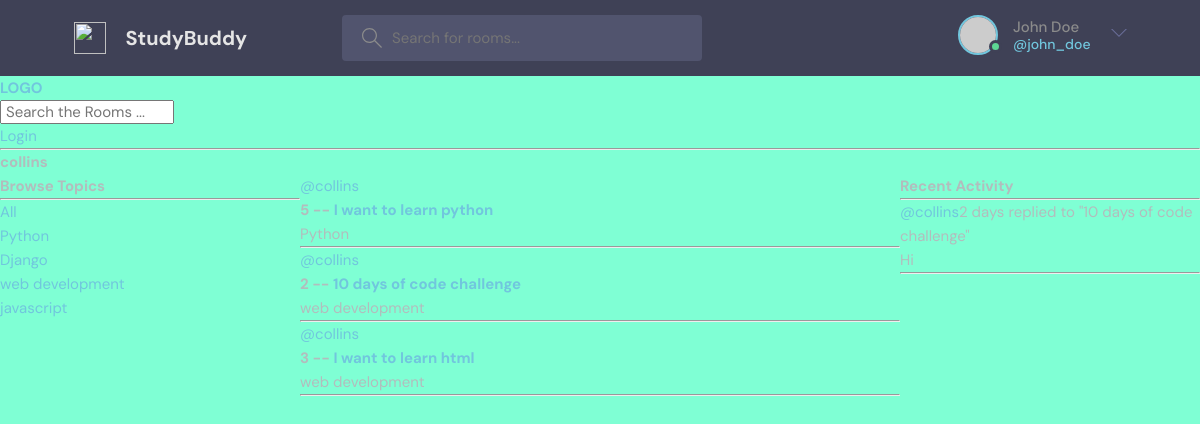
The page /profile/1 on the database as committed earlier.
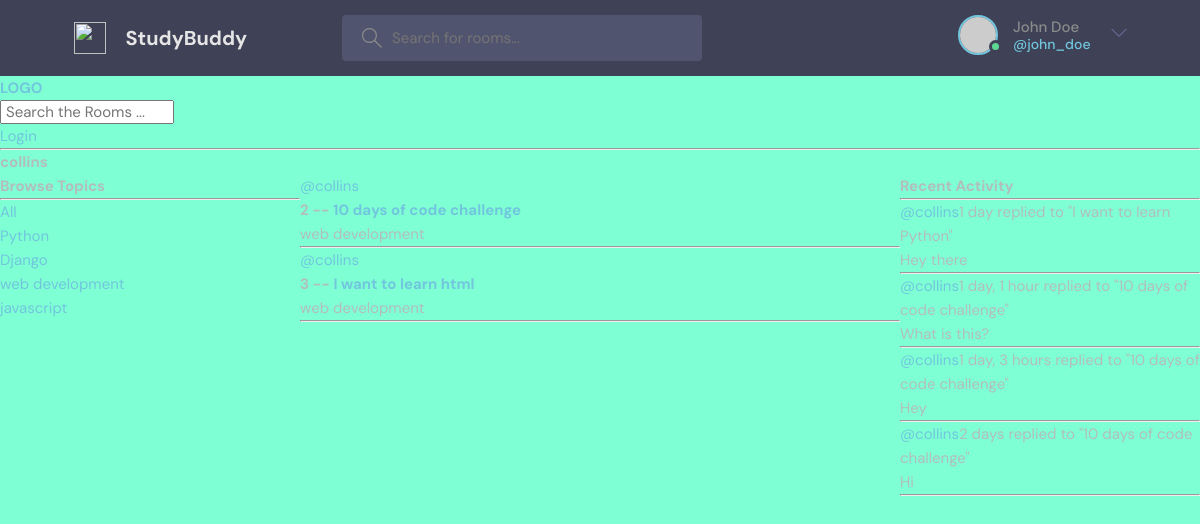
The same page on the database as committed later.
### base/models.py (models this page shows, shortened)
class Topic(models.Model):
    name=models.CharField(max_length=200)

class Room(models.Model):
    host=models.ForeignKey(User,on_delete=models.SET_NULL,null=True)
    topic=models.ForeignKey(Topic, on_delete=models.SET_NULL, null=True)
    name= models.CharField(max_length=200)
    description=models.TextField(null=True, blank=True)
    participants=models.ManyToManyField(User,related_name='participants',blank=True)
    updated= models.DateTimeField(auto_now=True)
    created=models.DateTimeField(auto_now_add=True)
    class Meta:
        ordering=['-updated','-created']
    def __str__(self):
        return self.name

class Message(models.Model):
    user=models.ForeignKey(User,on_delete=models.CASCADE)
    room=models.ForeignKey(Room, on_delete=models.CASCADE)
    body=models.TextField()
    updated=models.DateTimeField(auto_now=True)
    created=models.DateTimeField(auto_now_add=True)
    class Meta:
        ordering=['-updated','-created']
    def __str__(self):
        return self.body[0:50]

### base/views.py (the view)
# urls.py: path('profile/<str:pk>', views.userProfile, name='user-profile'),
def userProfile(request,pk):
    user=User.objects.get(id=pk)
    room_messages=user.message_set.all()
    rooms=user.room_set.all()
    topics= Topic.objects.all()
    context={'user':user, 'rooms': rooms,'room_messages':room_messages,'topics':topics}
    return render(request, 'base/profile.html', context)

### base/templates/base/profile.html (shortened to what this page needs)
{% extends 'main.html' %}
{% block content %}
<h1>{{user.username}}</h1>
<div class="profile-container">
    <div>
        {% include 'base/topics_component.html' %}
    </div>
    <div>
        {% include 'base/feed_component.html' %}
    </div>
    <div>
        {% include 'base/activity_component.html' %}
    </div>
</div>
{% endblock content%}

### templates/main.html (shortened to what this page needs)
<!DOCTYPE html>
{% load static %}
<html lang="en">
  <head>
    <link rel="stylesheet" href="{% static 'styles/style.css' %}" />
  </head>
  <body>
    <header class="header header--loggedIn">
      <div class="container">
        <a href="/" class="header__logo">
          <img src="assets/logo.svg" />
          <h1>StudyBuddy</h1>
        </a>
        <form class="header__search">
          <label>
            <input placeholder="Search for rooms..." />
          </label>
        </form>
        <nav class="header__menu">
          <div class="header__user">
            <a href="profile.html">
              <div class="avatar avatar--medium active">
                <img src="https://randomuser.me/api/portraits/men/37.jpg" />
              </div>
              <p>John Doe <span>@john_doe</span></p>
            </a>
            <button class="dropdown-button">
              <svg version="1.1" xmlns="http://www.w3.org/2000/svg" width="32" height="32" viewBox="0 0 32 32">
                <title>chevron-down</title>
                <path d="M16 21l-13-13h-3l16 16 16-16h-3l-13 13z"></path>
              </svg>
            </button>
          </div>
        </nav>
      </div>
    </header>
  </body>
</html>
<!DOCTYPE html>
{% load static %}
<html>
<head>
    <link rel="stylesheet" type="text/css" media="screen" href="{% static 'styles/main.css' %}">
</head>
<body>
    {% include 'navbar.html' %}
    {% block content %}
    {% endblock %}
</body>
</html>

### templates/navbar.html
<a href="/">
	<h1>LOGO</h1>
</a>
 <form method="GET" action="{% url 'home' %}">
	<input type="text" name="q" placeholder=" Search the Rooms ..."/>
 </form>
{% if request.user.is_authenticated %}
<p>Hello {{request.user}}</p>
<a href="{% url 'logout' %}">Logout</a>
{% else %}
<a href="{% url 'login' %}">Login</a>
{% endif %}
<hr>

### base/templates/base/topics_component.html
<h3>Browse Topics</h3>
<hr>
<div>
  <div>
    <a href="{% url 'home' %}?q={{topic.name}}">All</a>
  </div>
</div>
{% for topic in topics %}
<div>
  <a href="{% url 'home' %}?q={{topic.name}}">{{topic.name}}</a>
</div>
{% endfor %}

### base/templates/base/feed_component.html (shortened to what this page needs)
<div>
    {% for room in rooms %}
    <div>
      <a href="{% url 'user-profile' room.host.id %}">@{{room.host.username}}</a>
      <h5>{{ room.id }} -- <a href="{% url 'room' room.id %}">{{ room.name }}</a></h5>
      <small>{{room.topic.name}}</small>
      <hr>
    </div>
    {% endfor %}
  </div>

### base/templates/base/activity_component.html (shortened to what this page needs)
<h3>Recent Activity</h3>
    <hr>
    {% for message in room_messages %}
    <div>
     <small><a href="{% url 'user-profile' message.user.id %}">@{{ message.user }}</a>{{ message.created|timesince }}</small>
     <small>replied to "{{message.room}}"</small>
     <p>{{message}}</p>
    <hr>
    </div>
    {% endfor %}

### static/styles/style.css (style rules this page uses)
:root { --color-main: #71c6dd; --color-main-light: #e1f6fb; --color-dark: #3f4156; --color-dark-medium: #51546e; --color-dark-light: #696d97; --color-light: #e5e5e5; --color-gray: #8b8b8b; --color-light-gray: #b2bdbd; --color-bg: #2d2d39; --color-success: #5dd693; --color-error: #fc4b0b; }
* { font-family: "DM Sans", -apple-system, BlinkMacSystemFont, "Segoe UI", Roboto, Oxygen, Ubuntu, Cantarell, "Open Sans", "Helvetica Neue", sans-serif; margin: 0; padding: 0; box-sizing: border-box; text-rendering: optimizeLegibility; font-size: inherit; }
html { font-size: 56.25%; }
@media only screen and (min-width: 1200px) { html { font-size: 62.5%; } }
body { line-height: 1.6; font-weight: 400; font-size: 1.5rem; color: var(--color-light-gray); background-color: var(--color-bg); min-height: 100vh; }
img { width: 100%; }
a { display: inline-block; color: var(--color-main); text-decoration: none; }
.container { max-width: 120rem; width: 90%; margin: auto; }
.avatar { position: relative; display: inline-block; border-radius: 50%; border: 2px solid var(--color-main); }
.avatar img { display: block; border-radius: 50%; object-fit: cover; object-position: center; }
.avatar::after { content: ""; display: block; position: absolute; background-color: var(--color-gray); z-index: 111; border-radius: 50%; border: 0.3rem solid var(--color-dark); }
.avatar.active::after { background-color: var(--color-success); }
.avatar.avatar--medium img { width: 3.6rem; height: 3.6rem; border-radius: 50%; }
.avatar.avatar--medium:after { width: 0.7rem; height: 0.7rem; bottom: 0px; right: -6px; }
.header { padding: 1.5rem; background-color: var(--color-dark); }
.header > .container { display: flex; gap: 9.5rem; }
.header__logo, .header__user { display: flex; gap: 2rem; align-items: center; }
.header__logo > img { height: 3.2rem; width: 3.2rem; }
.header__logo > h1 { font-weight: 700; font-size: 2rem; color: var(--color-light); }
.header__search > label { background-color: var(--color-dark-medium); padding: 1.3rem 1rem; display: flex; align-items: center; gap: 1rem; border-radius: 4px; }
.header__search svg { fill: var(--color-gray); width: 2rem; height: 2rem; margin-left: 1rem; }
.header__search input { width: 30rem; background: transparent; border: none; outline: none; color: var(--color-light); }
.header__menu { margin-left: auto; position: relative; }
.header__menu a { display: flex; gap: 1.5rem; align-items: center; font-weight: 500; text-decoration: none; color: var(--color-gray); }
.header__menu img { height: 3.6rem; }
.header__menu p { line-height: 1.2; }
.header__menu span { color: var(--color-main); font-weight: 500; font-size: 1.4rem; display: block; }
.header__menu svg { width: 1.6rem; height: 1.6rem; fill: var(--color-dark-light); }
.dropdown-button { background: transparent; border: 0; outline: 0; cursor: pointer; }

### static/styles/main.css (style rules this page uses)
body { background-color: aquamarine; }

### base/templates/base/profile.html (style rules this page uses)
.profile-container { display: grid; grid-template-columns: 1fr 2fr 1fr; }

Rows that differ between the two databases and show on the page:
removed Room: host.username "collins", id "5", name "I want to learn python", topic.name "Python"
added Message: user "collins", created "1 day", room "I want to learn Python", body "Hey there"
added Message: user "collins", created "1 day, 1 hour", room "10 days of code challenge", body "What is this?"
added Message: user "collins", created "1 day, 3 hours", room "10 days of code challenge", body "Hey"
